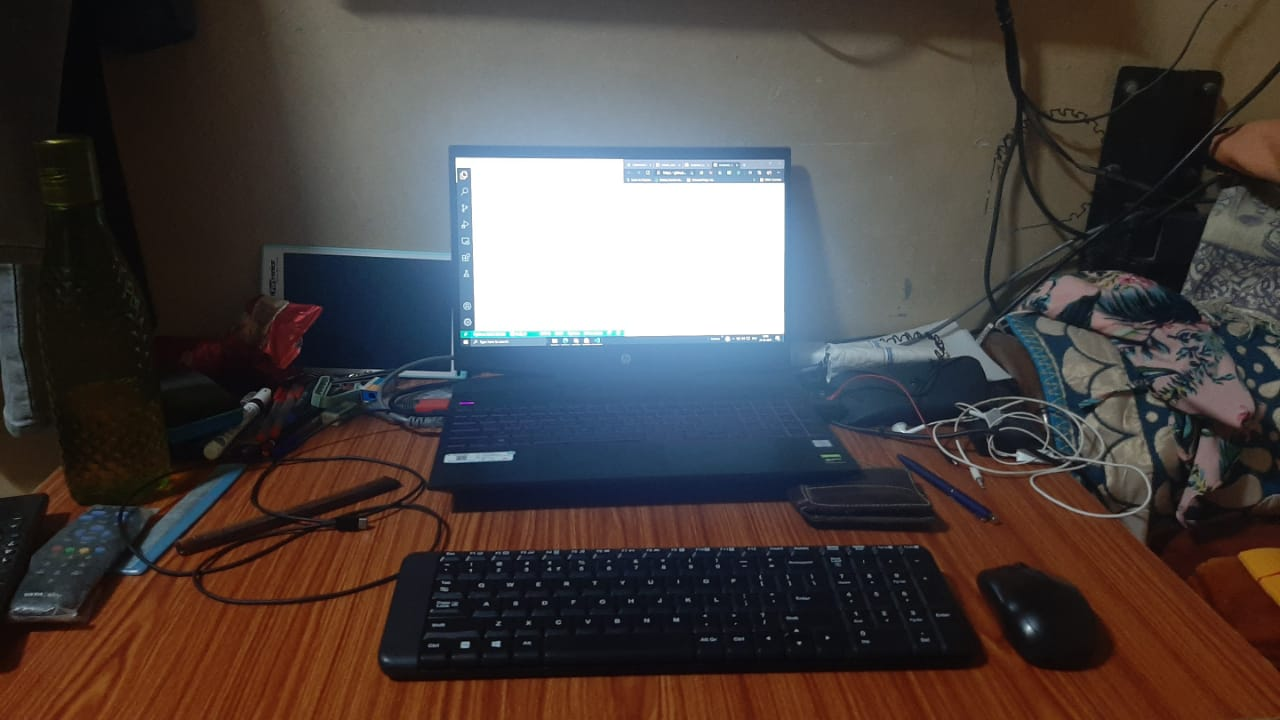
#> input picture edge_detector/image.jpeg, 1280 x 720 px
$ python edge_detector.py   (older library calls are emulated)
#> lines starting #> are read from the running program, lines starting #| are printed output that depends on the picture; after the words box and inside, x2 and y2 are one past the last pixel; in counts of white or black regions, pixels touching at a corner belong together
import cv2
import numpy as np

image = cv2.imread('image.jpeg',0)
#> image: shape (720, 1280); min 0, max 255, mean 70.8

height , width = image.shape
#> height = 720; width = 1280

# extract sobel Edges - It emphasis Horizontal and vertical Edges
sobel_x = cv2.Sobel(image, cv2.CV_64F, 0, 1, ksize =5)
sobel_y = cv2.Sobel(image, cv2.CV_64F, 1, 0, ksize=5)

cv2.imshow('Original', image)
cv2.waitKey(0)
cv2.imshow('Sobel X', sobel_x) #horizontal
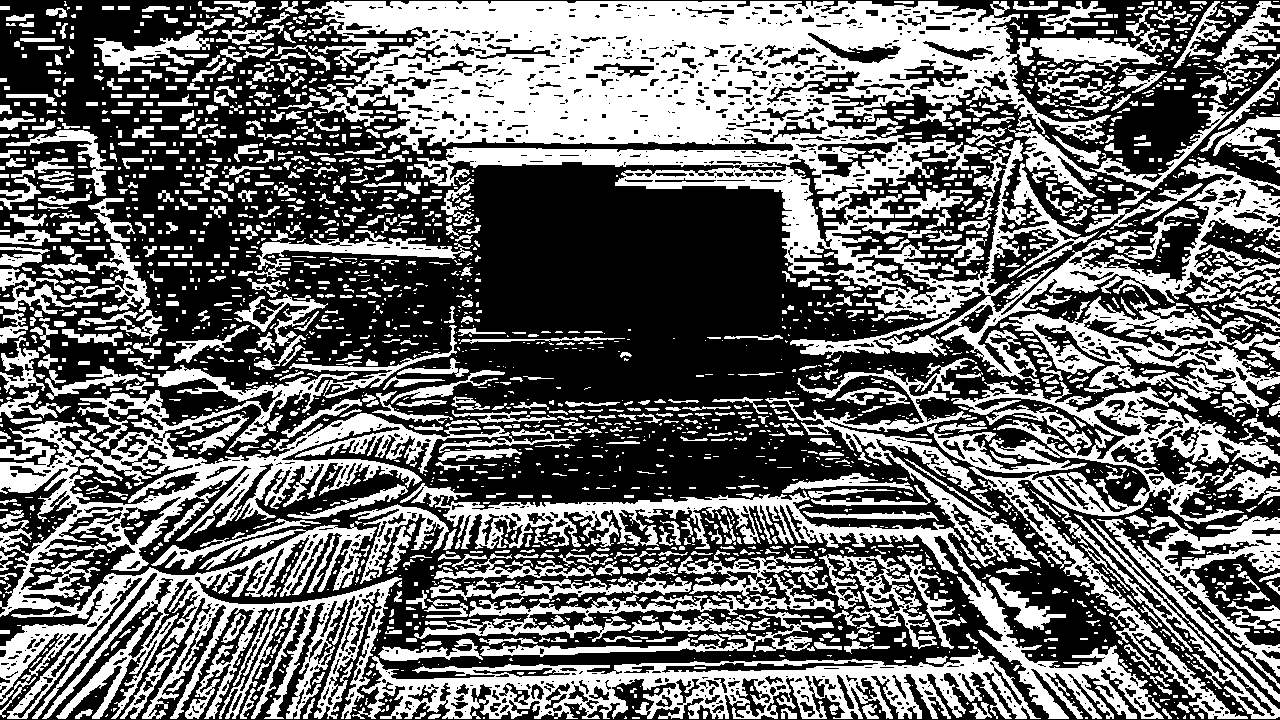
#> window 'Sobel X': shape (720, 1280); 42.5% white; 2573 white regions (1545 under 20 px), largest, box (x1, y1, x2, y2) and area: (304, 1, 1280, 387) 113517, (0, 365, 569, 719) 57230, (352, 649, 1041, 719) 20959
cv2.waitKey(0)
cv2.imshow('Sobel Y', sobel_y)  # Vertical
cv2.waitKey(0)

sobel_OR = cv2.bitwise_or(sobel_x,sobel_y)
cv2.imshow('sobel_OR', sobel_OR)  # both combined
cv2.waitKey(0)

# now get all the orientation - length and breadth
laplacian = cv2.Laplacian(image,cv2.CV_64F)
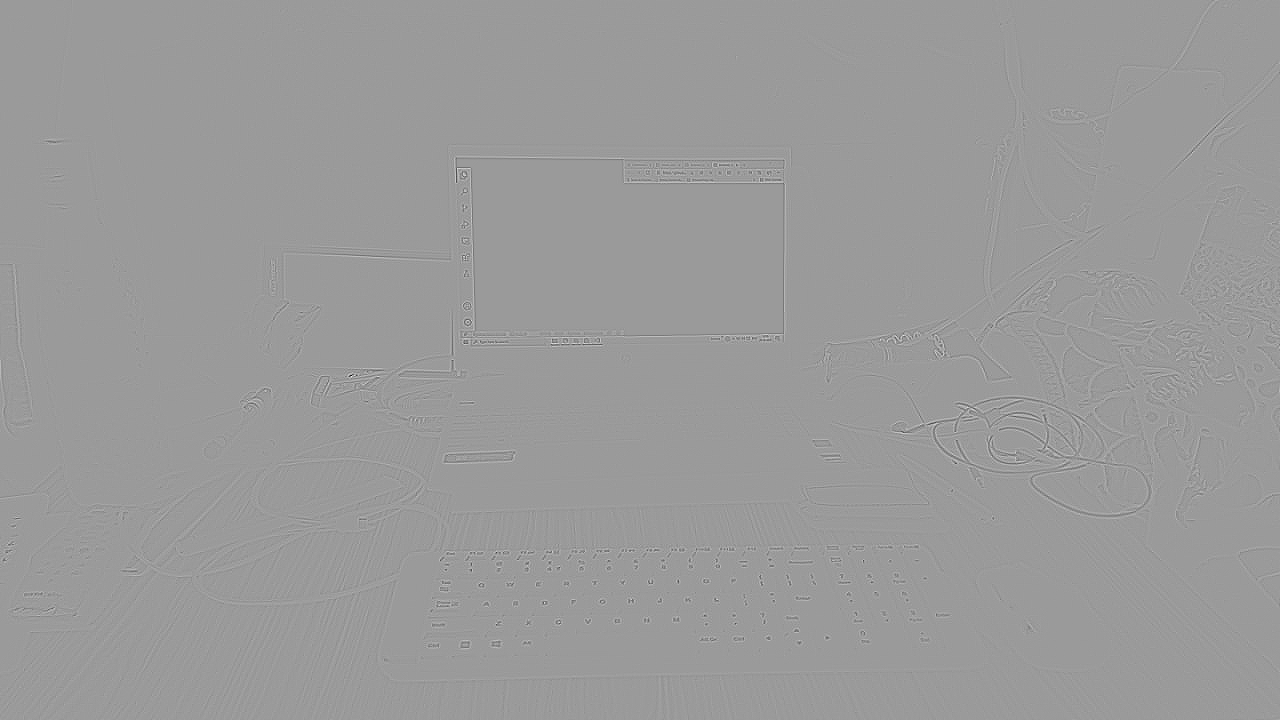
#> laplacian: shape (720, 1280) float64; min -405, max 263, mean 0; drawn with min black and max white
cv2.imshow('Laplacian', laplacian)  # laplacian
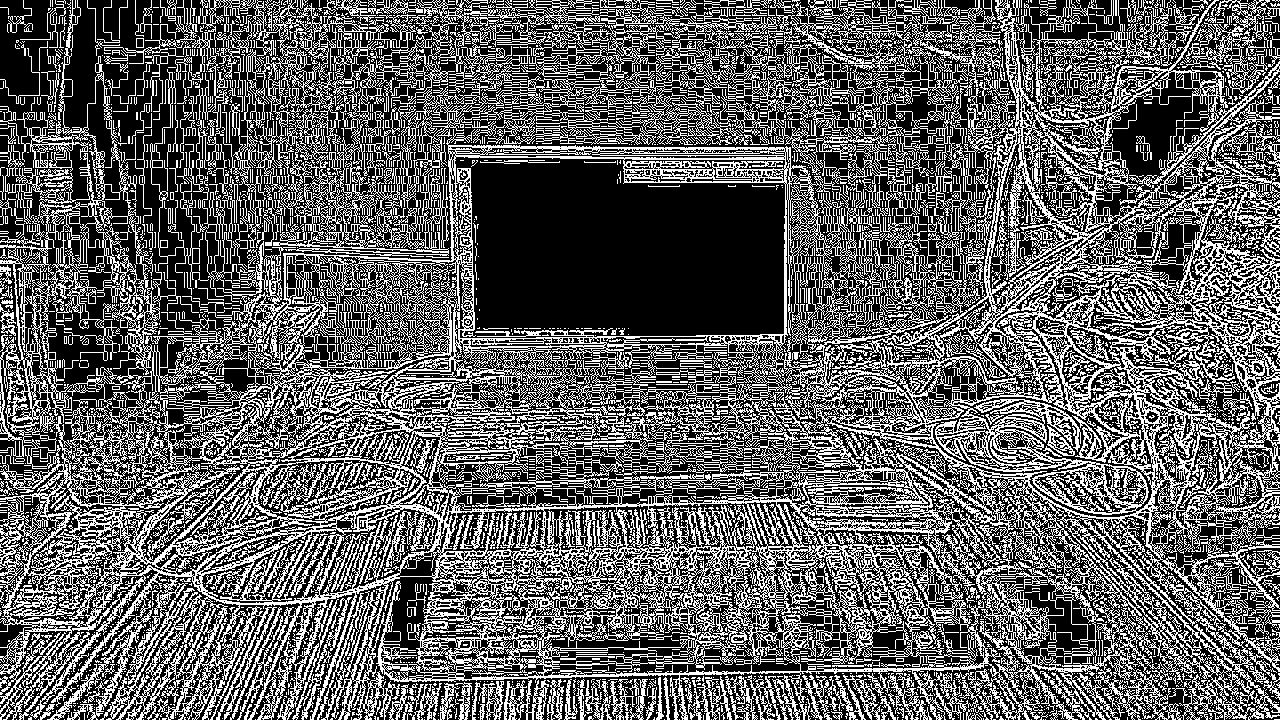
#> window 'Laplacian': shape (720, 1280); 37.7% white in thin lines or dots
cv2.waitKey(0)

#Applies thresholds i.e if a pixel is within upper and lower
#thresholds, it is is considered as an edge

canny = cv2.Canny(image, 50, 120)
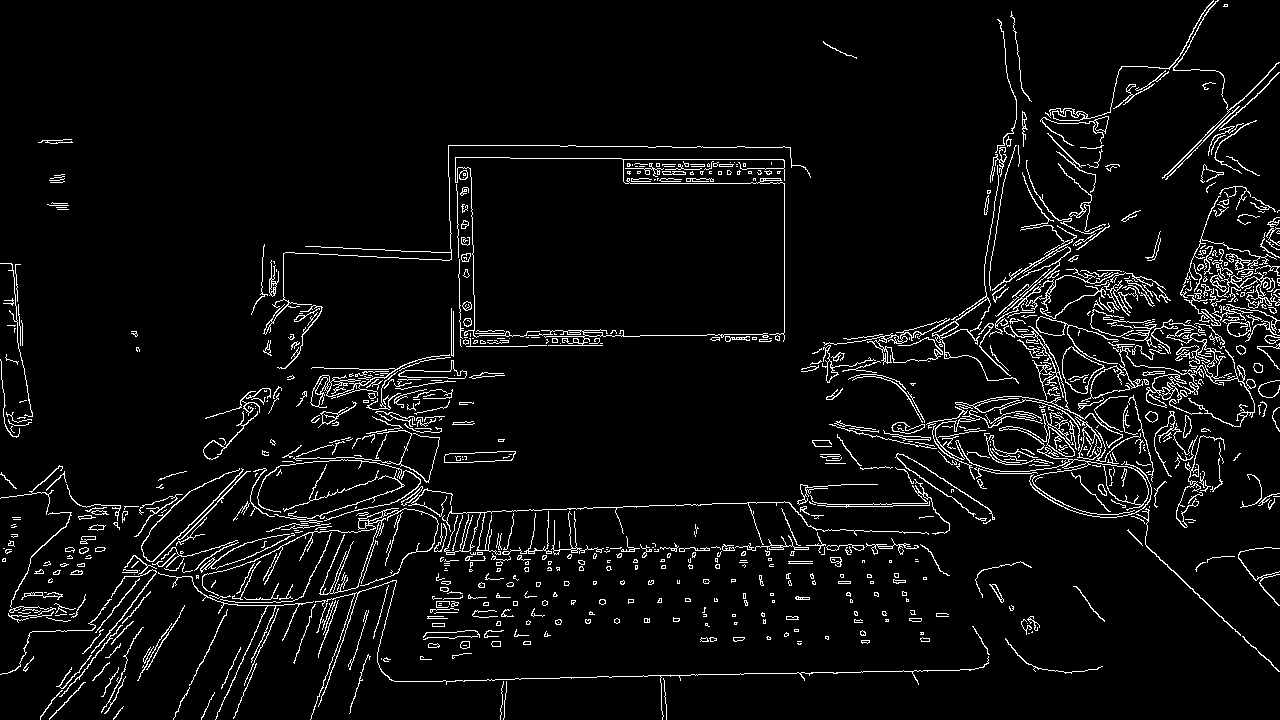
#> canny: shape (720, 1280); 5.2% white in thin lines or dots
cv2.imshow('Canny', canny)
cv2.waitKey(0)

cv2.destroyAllWindows()
